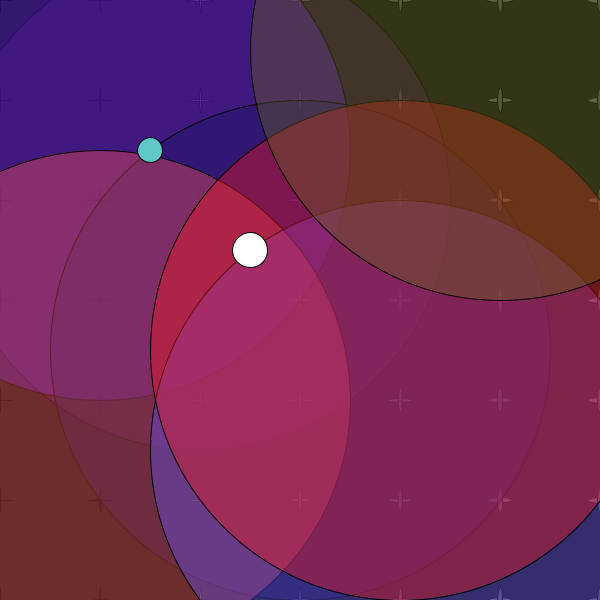
Frame 1 (no input)
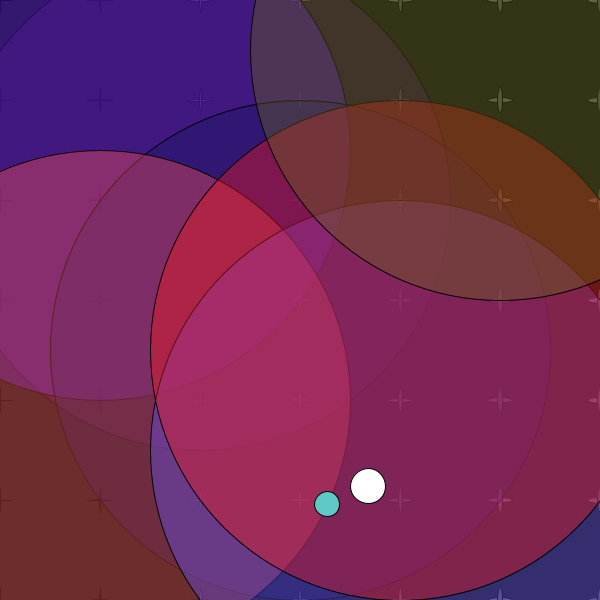
Frame 60 (the mouse pressed at the canvas centre just before this capture)
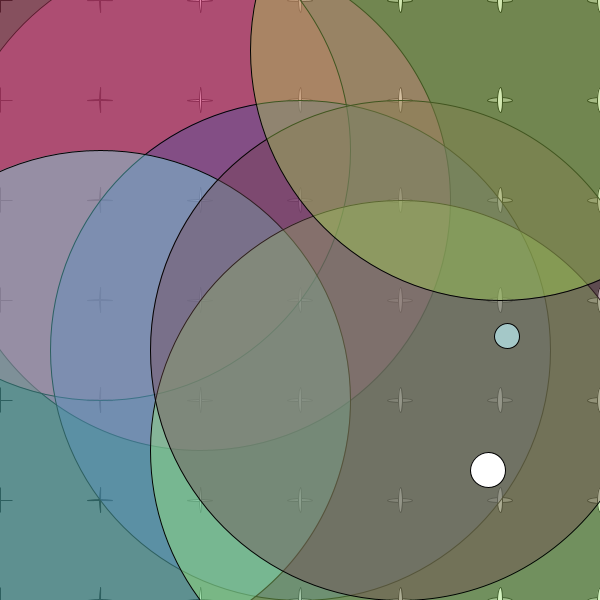
Frame 120 (the mouse held since frame 60 and released just before this capture)

The Processing sketch that drew these frames (run headless with seeded random() and noise(); from frame 60 on, the mouse is pressed at the canvas centre):

// Processing sketch: processing_41916
// ── processing_41916.pde

int a,z,x,y;
int b,c,d,e,f,g,h,i;
int velocitya,velocityz,velocityx,velocityy;

void setup(){
size(600,600);
a=150;
z=150;
x=250;
y=250;
b=97;
c=23;
d=80;
e=98;
f=23;
g=245;
h=25;
i=25;
velocitya=3;
velocityz=6;
velocityx=2;
velocityy=4;
smooth();
}

void draw(){
background(f);
fill(b);
for(int i = 0; i < 10; i++){
for(int j = 0; j < 10; j++){
ellipse(100*i, 100*j,h,i);

}
}
fill(d);
for(int i = 0; i < 50; i++){
for(int j = 0; j < 50; j++){
ellipse(100*i, 100*j,i,h);

}
}
fill(d,c,b,100);
ellipse(200,200,500,500);
fill(e,f,g,100);
ellipse(100,150,500,500);
fill(c,f,b,100);
ellipse(300,350,500,500);
fill(g,d,d,100);
ellipse(100,400,500,500);
fill(b,d,g,100);
ellipse(400,450,500,500);
fill(g,c,f,100);
ellipse(400,350,500,500);
fill(b,e,f,100);
ellipse(500,50,500,500);





fill(b,200,200);
ellipse(a,z,25,25);

fill(255);
ellipse(x,y,35,35);


a+=velocitya;
z+=velocityz;
x+=velocityx;
y+=velocityy;
if( a > width - 5 || a < 5 ) {
velocitya *=-1;
b=int(random(0, 255));
c=int(random(0, 255));
d=int(random(0, 255));
h=int(random(10, 100));
}

if( z > height - 5 || z < 5 ) {
velocityz *=-1;
b=int(random(0, 255));
c=int(random(0, 255));
d=int(random(0, 255));
i=int(random(10, 100));
}

if( y > width - 5 || y < 5 ) {
velocityy *=-1;
e=int(random(0, 255));
f=int(random(0, 255));
g=int(random(0, 255));
i=int(random(10, 100));
}

if( x > height - 5 || x < 5 ) {
velocityx *=-1;
e=int(random(0, 255));
f=int(random(0, 255));
g=int(random(0, 255));
h=int(random(10, 100));
}

}
